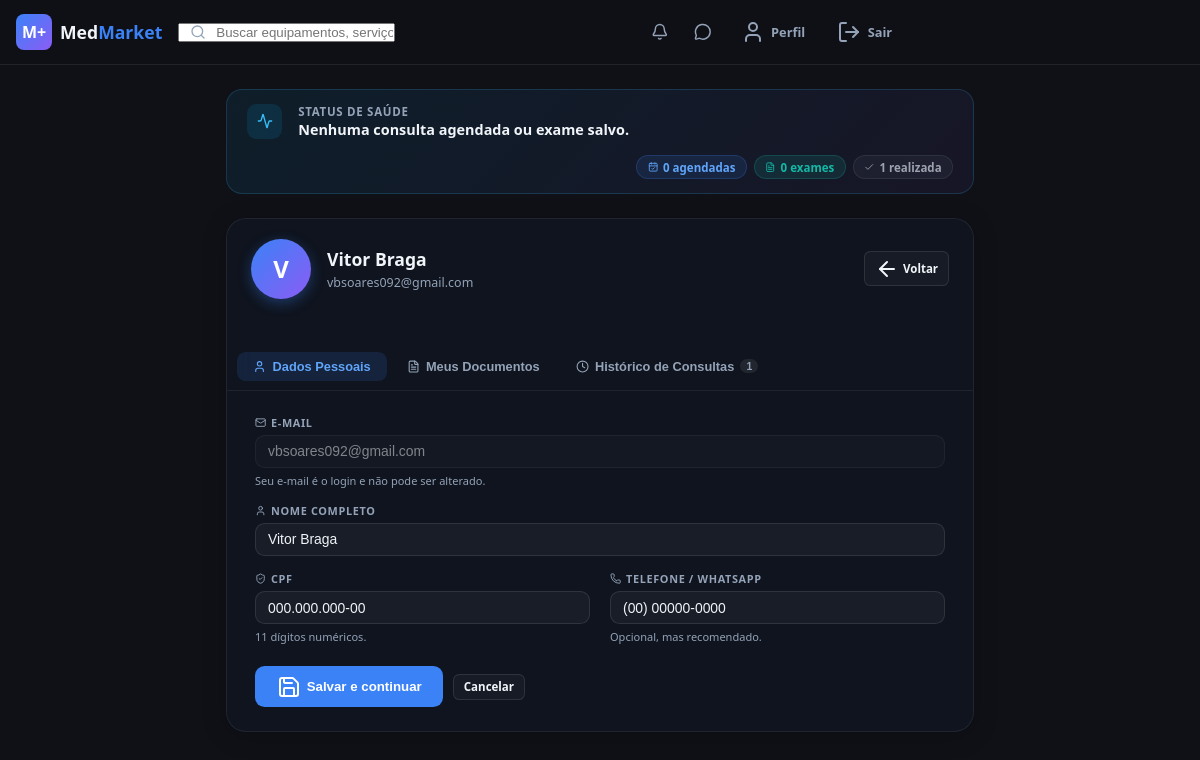
Page /perfil (signed in) on the earlier database version.
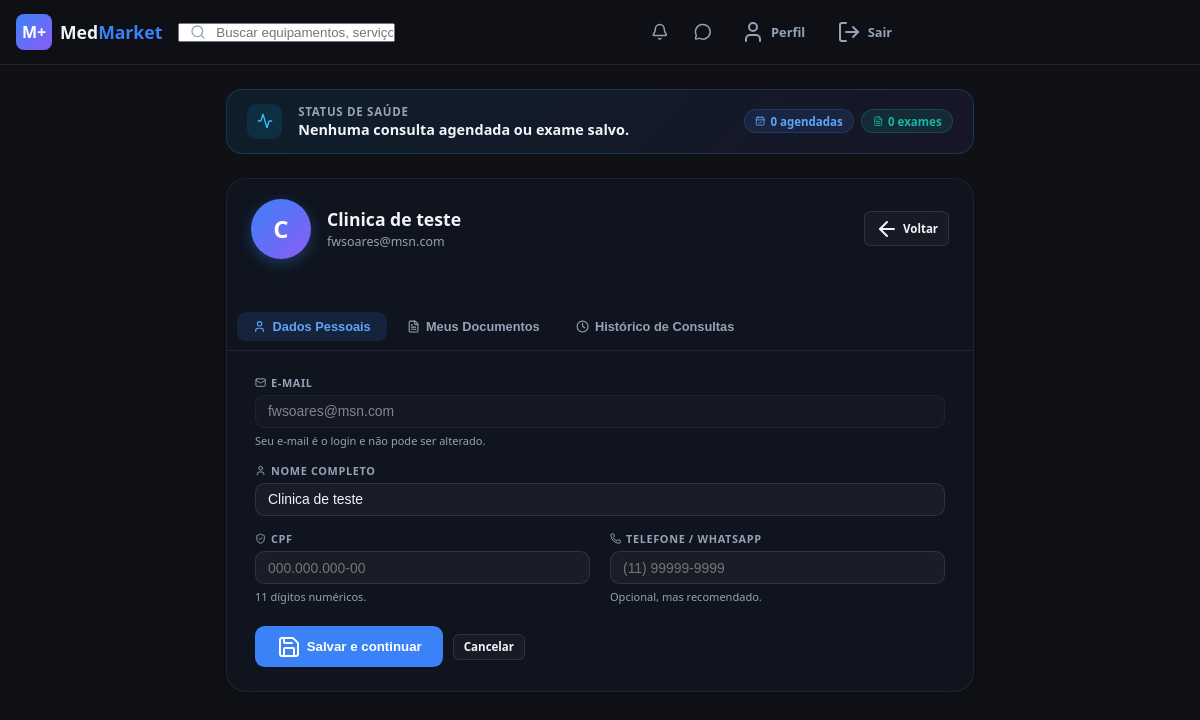
Same page on the later database version.
### App/models.py (models this page shows, shortened)
class User(db.Model):
    __tablename__ = 'users'
    USER_TYPE_CLIENT = 'CLIENTE'
    USER_TYPE_CLINIC = 'CLINICA'
    id            = db.Column(db.Integer,     primary_key=True)
    email         = db.Column(db.String(120), unique=True, nullable=False, index=True)
    name          = db.Column(db.String(80),  nullable=False)
    password_hash = db.Column(db.String(256), nullable=False)
    cpf           = db.Column(db.String(11),  unique=True, nullable=True)
    telefone      = db.Column(db.String(20),  nullable=True)   # e.g. "(11) 99999-9999"
    user_type     = db.Column(db.String(10),  nullable=False, default='CLIENTE')
    clinic_profile = db.relationship(
        'ClinicProfile', back_populates='user',
        uselist=False, cascade='all, delete-orphan',
    )
    services = db.relationship(
        'ClinicService',
        foreign_keys='ClinicService.clinic_id',
        backref='clinic',
        lazy='dynamic',
        cascade='all, delete-orphan',
    )
    patient_appointments = db.relationship(
        'Appointment',
        foreign_keys='Appointment.user_id',
        backref='patient',
        lazy='dynamic',
    )
    documentos = db.relationship(
        'DocumentoPaciente',
        foreign_keys='DocumentoPaciente.paciente_id',
        back_populates='paciente',
        lazy=True,
    )

### App/routes/auth.py (the view, shortened to what this page needs)
@auth.route("/perfil", methods=["GET", "POST"])
def perfil():
    if not session.get("user"):
        return redirect("/auth?redirect=/perfil")
    aviso      = request.args.get("aviso", "")
    redirect_to = request.args.get("redirect", "/")
    db_user = User.query.get(session["user"]["id"])
    if not db_user:
        session.pop("user", None)
        return redirect("/auth?redirect=/perfil")
    appointments = (
        Appointment.query
        .filter_by(user_id=db_user.id)
        .order_by(Appointment.date.desc(), Appointment.time_slot.desc())
        .all()
    )
    documentos = (
        DocumentoPaciente.query
        .filter_by(paciente_id=db_user.id)
        .order_by(DocumentoPaciente.data_upload.desc())
        .all()
    )
    return _render_perfil(db_user, aviso, redirect_to, None, appointments, documentos)

### App/routes/auth.py (called while the page is built)
def _render_perfil(user, aviso, redirect_to, erro, appointments=None, documentos=None):
    return render_template(
        "perfil.html",
        user={"email": user.email, "name": user.name,
              "cpf": user.cpf or "", "telefone": user.telefone or ""},
        aviso=aviso,
        redirect_to=redirect_to,
        erro=erro,
        appointments=appointments or [],
        documentos=documentos or [],
        chat_messages=[],
        query="",
        selected_category="",
        is_logged_in=True,
    )

### templates/perfil.html (shortened to what the changed rows need)
{% extends "base.html" %}
{% block content %}
{% set agendadas_ct = namespace(n=0) %}
{% for a in appointments %}
  {% if a.status in ('pending','confirmed','in_progress') %}
    {% set agendadas_ct.n = agendadas_ct.n + 1 %}
  {% endif %}
{% endfor %}
{% set doc_ct = documentos | length %}
<div class="pp-page" style="padding-top:1.5rem;">
  <div class="pp-health">
    <div class="pp-health-pills">
      <span class="pp-pill pp-pill-blue">
        <i data-lucide="calendar-check"></i>
        {{ agendadas_ct.n }} agendada{{ 's' if agendadas_ct.n != 1 else '' }}
      </span>
      <span class="pp-pill pp-pill-teal">
        <i data-lucide="file-text"></i>
        {{ doc_ct }} exame{{ 's' if doc_ct != 1 else '' }}
      </span>
      {% if appointments | selectattr('status', 'equalto', 'completed') | list | length > 0 %}
      <span class="pp-pill pp-pill-muted">
        <i data-lucide="check"></i>
        {{ appointments | selectattr('status', 'equalto', 'completed') | list | length }} realizada{{ 's' if (appointments | selectattr('status', 'equalto', 'completed') | list | length) != 1 else '' }}
      </span>
      {% endif %}
    </div>
  </div>
  <div class="pp-glass">
    <div class="pp-hero">
      <div class="pp-avatar">{{ user.name[0] | upper if user.name else '?' }}</div>
      <div class="pp-hero-info">
        <h1>{{ user.name or 'Meu Perfil' }}</h1>
        <p>{{ user.email }}</p>
      </div>
      <a href="{{ redirect_to }}" class="pp-btn-sm" style="margin-left:auto;flex-shrink:0;">
        <i data-lucide="arrow-left"></i> Voltar
      </a>
    </div>
    <div class="pp-tab-nav">
      <button class="pp-tab-btn" onclick="ppTab('historico', this)">
        <i data-lucide="clock"></i> Histórico de Consultas
        {% if appointments %}<span class="pp-tab-count">{{ appointments | length }}</span>{% endif %}
      </button>
    </div>
    <div id="ppTab-dados" class="pp-tab-panel">
      <form method="post"
            action="{{ url_for('auth.perfil', aviso=aviso, redirect=redirect_to) }}"
            id="pp-form">
        <div class="pp-form-grid">
          <div class="pp-field full">
            <label class="pp-label" for="email">
              <i data-lucide="mail"></i> E-mail
            </label>
            <input type="email" id="email" name="email"
                   class="pp-input readonly"
                   value="{{ user.email }}" readonly tabindex="-1" />
            <span class="pp-hint">Seu e-mail é o login e não pode ser alterado.</span>
          </div>
          <div class="pp-field full">
            <label class="pp-label" for="nome">
              <i data-lucide="user"></i> Nome Completo
            </label>
            <input type="text" id="nome" name="nome"
                   class="pp-input"
                   placeholder="Seu nome completo"
                   value="{{ user.name or '' }}"
                   required minlength="2" maxlength="80" autocomplete="name" />
          </div>
          <div class="pp-field">
            <label class="pp-label" for="cpf">
              <i data-lucide="shield-check"></i> CPF
            </label>
            <input type="text" id="cpf" name="cpf"
                   class="pp-input"
                   placeholder="000.000.000-00" maxlength="14"
                   value="{{ user.cpf or '' }}"
                   required autocomplete="off" inputmode="numeric"
                   oninput="formatCPF(this)" />
            <span class="pp-hint">11 dígitos numéricos.</span>
          </div>
          <div class="pp-field">
            <label class="pp-label" for="telefone">
              <i data-lucide="phone"></i> Telefone / WhatsApp
            </label>
            <input type="tel" id="telefone" name="telefone"
                   class="pp-input"
                   placeholder="(11) 99999-9999" maxlength="15"
                   value="{{ user.telefone or '' }}"
                   autocomplete="tel" inputmode="numeric"
                   oninput="formatPhone(this)" />
            <span class="pp-hint">Opcional, mas recomendado.</span>
          </div>
        </div>
      </form>
    </div>
  </div>
</div>
{% endblock %}

Differences in the rows shown:
changed User: name "V" → "C"; name "Vitor Braga" → "Clinica de teste"; email "vbsoares092@gmail.com" → "fwsoares@msn.com"; nome "Vitor Braga" → "Clinica de teste"; cpf "000.000.000-00" → (not shown); telefone "(00) 00000-0000" → (not shown)
Other differences:
{{ appointments | length }}: "1" → (not shown)
text no longer shown: "1 realizada"
